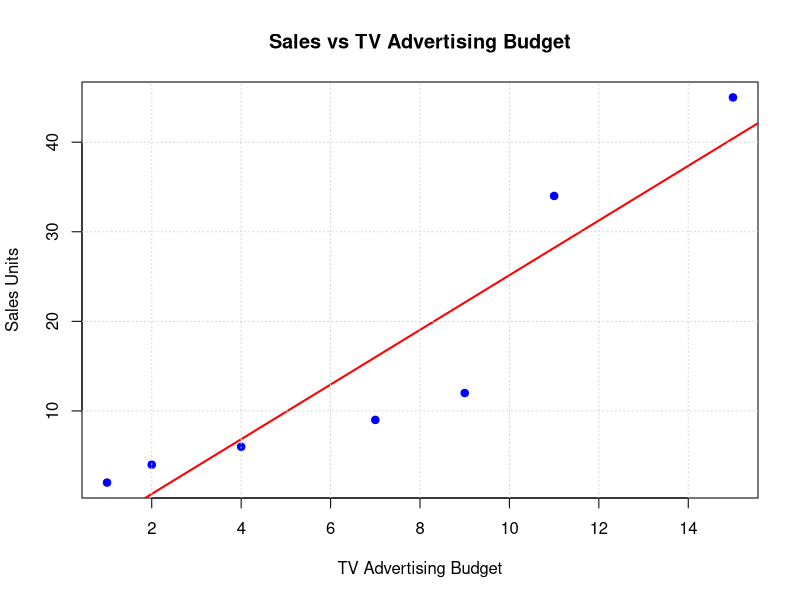

Recreate this plot in R.
# Data
sales <- c(2, 4, 6, 9, 12, 34, 45)
Tv <- c(1, 2, 4, 7, 9, 11, 15)

# Create a data frame
data <- data.frame(sales, Tv)

# Linear regression model
model <- lm(sales ~ Tv, data = data)

# Model summary
summary(model)

# Extract intercept and slope
intercept <- coef(model)[1]
slope <- coef(model)[2]

# Print coefficients
cat("Intercept:", intercept, "\n")
cat("Slope:", slope, "\n")

# Plot

plot(data$Tv, data$sales,
     main = "Sales vs TV Advertising Budget",
     xlab = "TV Advertising Budget",
     ylab = "Sales Units",
     pch = 19,
     col = "blue")

# Add regression line
abline(model, col = "red", lwd = 2)

#optional grid lines for the plot
grid(col = "lightgray", lty = "dotted") 
